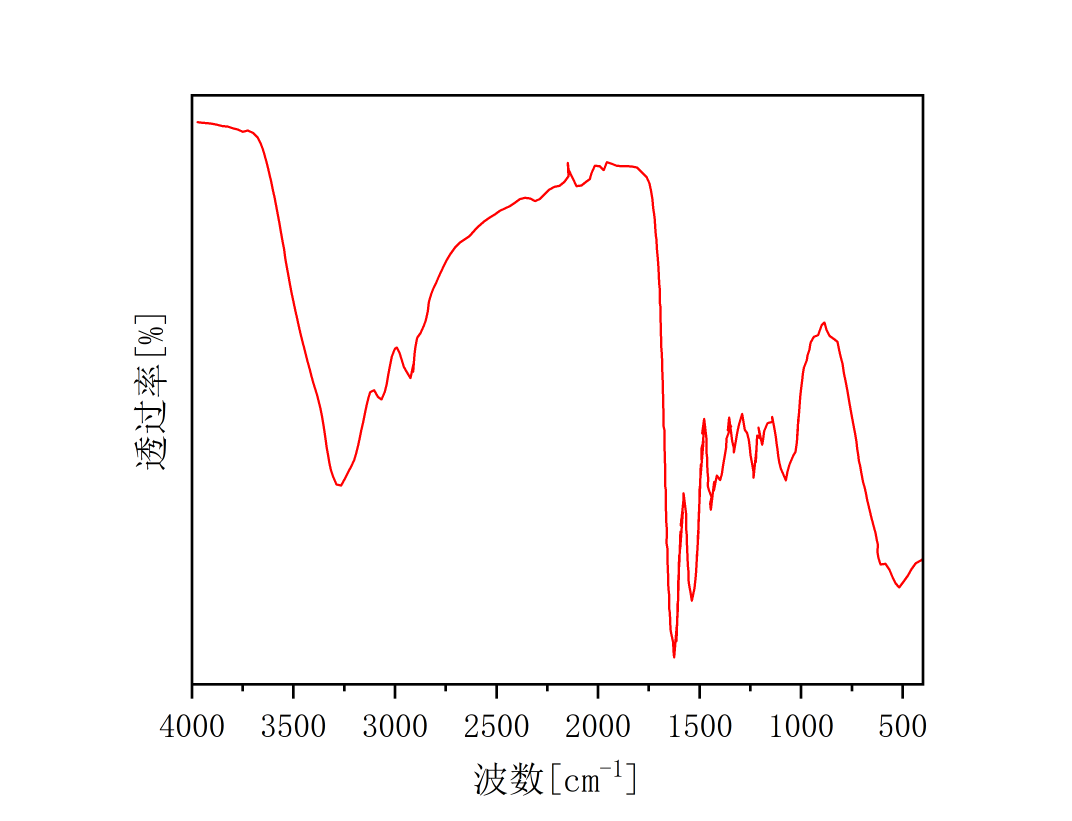
#> input picture test_spectrum.jpg, 3216 x 2462 px (shown at 1/3 size)
$ python -i utils.py   (imports and definitions only)
#> lines starting #> are read from the running program, lines starting #| are printed output that depends on the picture; after the words box and inside, x2 and y2 are one past the last pixel; in counts of white or black regions, pixels touching at a corner belong together
import cv2
import numpy as np
from scipy.interpolate import interp1d
# 1.核心清洗函数
# [84 lines left out: functions clean_and_parse_data, clean_pixel_data, not called in this run]
#3.光谱图片曲线提取
def extract_spectrum_master(image_path):
    """
    V7.0 融合版：专治带坐标轴的标准光谱图
    融合改进点：
      旧版：自动定位并切除坐标轴
      本版：Otsu自适应阈值 + 形态学开运算去噪
      旧版：每列至少3个黑点才认为是曲线
      本版：全像素中心线提取 + 边缘区域过滤
    返回：(pixel_x, pixel_y, message)
    """
#> called with image_path = 'test_spectrum.jpg'
    img = cv2.imread(image_path)
#> img is the input picture: shape (2462, 3216, 3); mean B, G, R 249.5, 249.5, 251.5
    if img is None:
        return None, None, "无法读取图片"
    gray = cv2.cvtColor(img, cv2.COLOR_BGR2GRAY)
    h, w = gray.shape
#> h = 2462; w = 3216
    _, binary = cv2.threshold(gray, 0, 255, cv2.THRESH_BINARY_INV + cv2.THRESH_OTSU)
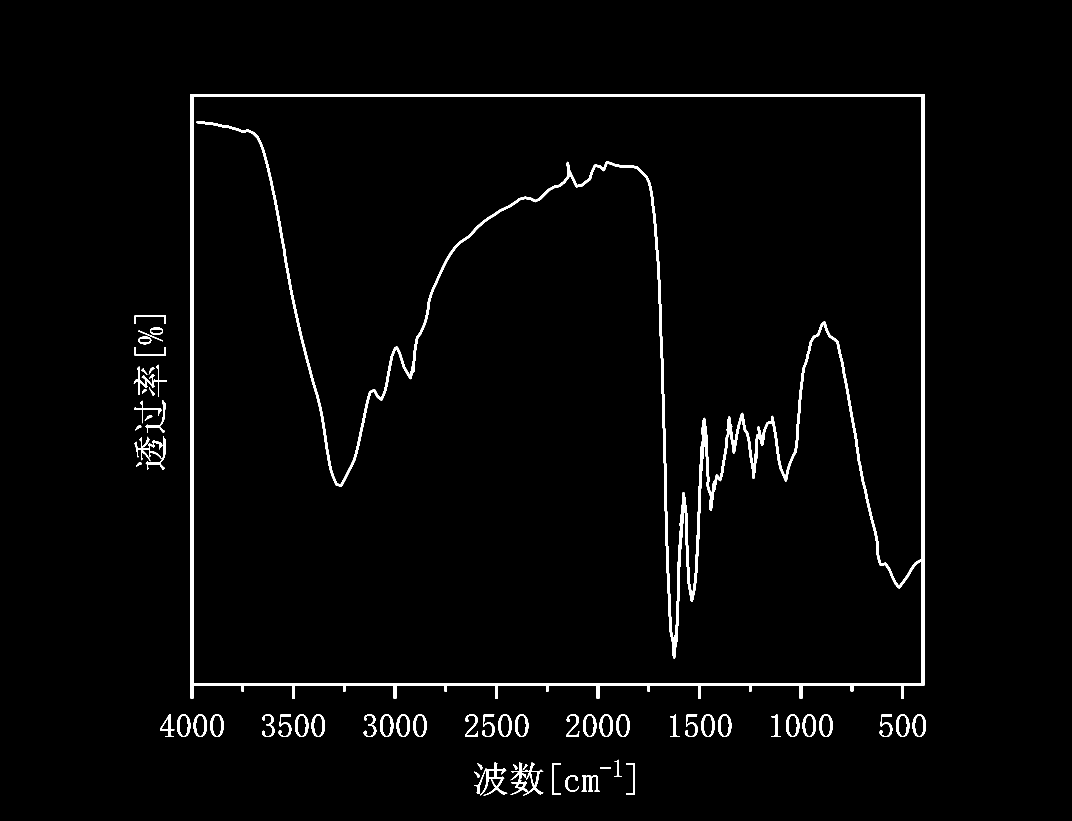
#> binary: shape (2462, 3216) (shown at 1/3 size); 2.2% white; 63 white regions, largest, box (x1, y1, x2, y2) and area: (572, 282, 2773, 2096) 127746, (1440, 2287, 1522, 2387) 1686, (403, 1310, 488, 1384) 1444
    #找Y轴
    col_sum = np.sum(binary, axis=0)
#> col_sum = 3216 values, max 465885 at index 2771, min 0 at index 0, mean 13512.1
    search_range_w = int(w * 0.2)
#> search_range_w = 643
    y_axis_x = np.argmax(col_sum[:search_range_w])
#> y_axis_x = 572
    #找X轴
    row_sum = np.sum(binary, axis=1)
#> row_sum = 2462 values, max 561255 at index 282, min 0 at index 0, mean 17650.3
    search_range_h = int(h * 0.8)
#> search_range_h = 1969
    x_axis_y = np.argmax(row_sum[search_range_h:]) + search_range_h
#> x_axis_y = 2049
    #安全校验
    if y_axis_x > w * 0.3:
        y_axis_x = int(w * 0.05)
    if x_axis_y < h * 0.5:
        x_axis_y = int(h * 0.95)
    #裁剪出纯净的绘图区
    padding = 5
    roi_x_start = y_axis_x + padding
#> roi_x_start = 577
    roi_y_end = x_axis_y - padding
#> roi_y_end = 2044
    if roi_x_start >= w or roi_y_end <= 0:
        return None, None, "❌ 坐标轴检测异常，请确保图片包含完整坐标轴"
    roi_gray = gray[0:roi_y_end, roi_x_start:w]
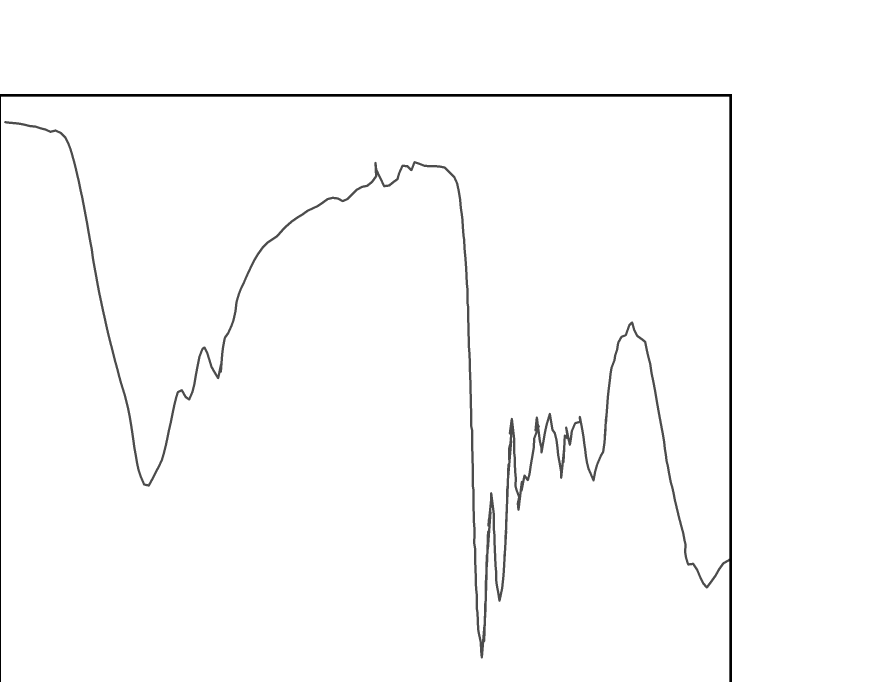
#> roi_gray: shape (2044, 2639) (shown at 1/3 size); min 0, max 255, mean 251.2
    r_h, r_w = roi_gray.shape
#> r_h = 2044; r_w = 2639
    _, roi_bin = cv2.threshold(roi_gray, 0, 255, cv2.THRESH_BINARY_INV + cv2.THRESH_OTSU)
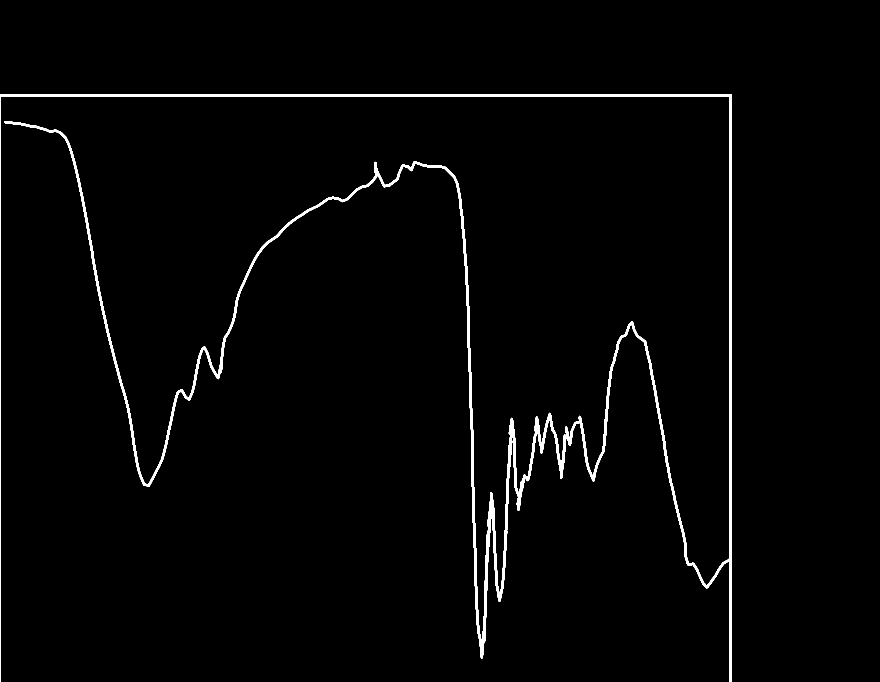
#> roi_bin: shape (2044, 2639) (shown at 1/3 size); 1.8% white; 1 white region, box (x1, y1, x2, y2) and area: (0, 282, 2196, 2044) 97800
    kernel = np.ones((3, 3), np.uint8)
    roi_bin = cv2.morphologyEx(roi_bin, cv2.MORPH_OPEN, kernel, iterations=1)
#> roi_bin: shape (2044, 2639); 1.8% white; 1 white region, box (x1, y1, x2, y2) and area: (0, 282, 2196, 2044) 97768
    pixel_x_list = []
    pixel_y_list = []
    for x in range(r_w):
        col_data = roi_bin[:, x]
        black_indices = np.where(col_data > 0)[0]

        #过滤噪点
        if len(black_indices) >= 3:
            y_pos = np.mean(black_indices)
            # 还原为原图坐标
            pixel_x_list.append(x + roi_x_start)
            pixel_y_list.append(y_pos)
#> this loop made 2639 passes
#> y_pos on passes 1 to 12: 1162.5, 1162.5, 1162.5, 285.5, 285.5, 285.5, 285.5, 285.5, 285.5, 285.5, 285.5, 285.5
#> after the loop, pixel_x_list = 2196 values from 577 to 2772; pixel_y_list = 2196 values, max 1782.8 at index 1448, min 285.5 at index 3, mean 790.8
    if not pixel_x_list:
        return None, None, "未检测到有效曲线，请确保图片中曲线清晰可见"
    pixel_x = np.array(pixel_x_list)
#> pixel_x = 2196 values from 577 to 2772
    pixel_y = np.array(pixel_y_list)
#> pixel_y has the same summary as pixel_y_list
    margin_x = int(w * 0.03)
#> margin_x = 96
    margin_y = int(h * 0.03)
#> margin_y = 73
    mask = (
        (pixel_x >= margin_x) & (pixel_x <= w - margin_x) &
        (pixel_y >= margin_y) & (pixel_y <= roi_y_end - margin_y)
    )
    pixel_x = pixel_x[mask]
    pixel_y = pixel_y[mask]
    if len(pixel_x) < 50:
        return None, None, "❌ 提取到的有效像素点太少，请确保图片中曲线区域清晰"
    return pixel_x, pixel_y, "✅ 像素提取成功"
# [48 lines left out: function pixels_to_real_data, not called in this run]

>>> result = extract_spectrum_master('test_spectrum.jpg')

$ run again, on temp_spectrum.jpg
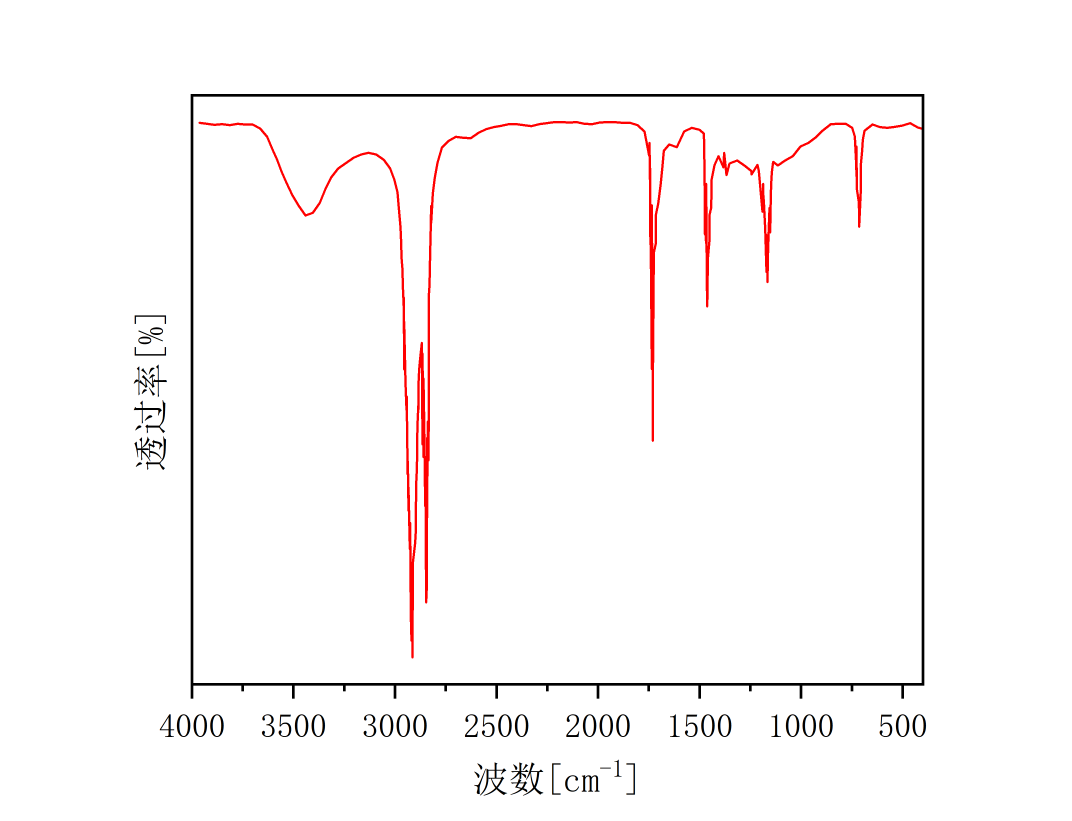
#> input picture temp_spectrum.jpg, 3216 x 2462 px (shown at 1/3 size)
#> in extract_spectrum_master, img is the input picture: shape (2462, 3216, 3); mean B, G, R 249, 249, 251.5
#> in extract_spectrum_master, `_, binary = cv2.threshold(gray, 0, 255, cv2.THRESH_BINARY_INV + cv2.TH..`:
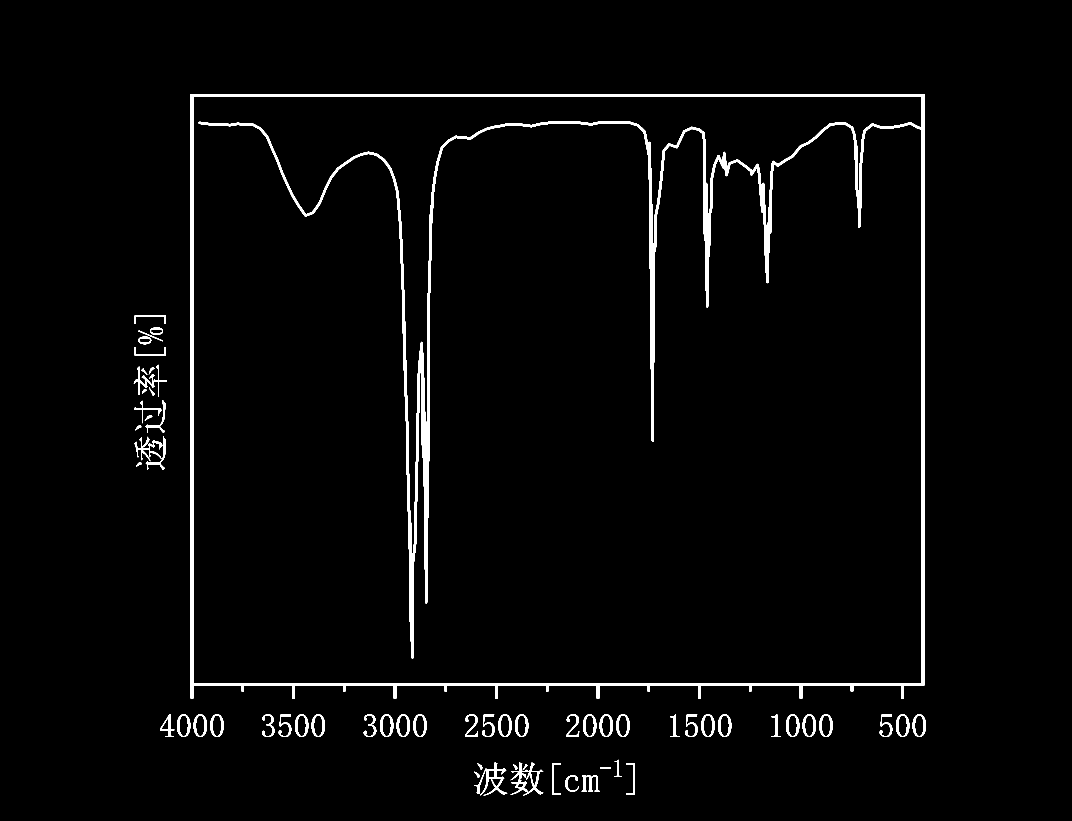
#> binary: shape (2462, 3216) (shown at 1/3 size); 2.4% white; 63 white regions, largest, box (x1, y1, x2, y2) and area: (572, 282, 2773, 2096) 143445, (1440, 2287, 1522, 2387) 1686, (403, 1310, 488, 1384) 1446
#> col_sum = 3216 values, max 465885 at index 2771, min 0 at index 0, mean 14757.8
#> y_axis_x = 572
#> row_sum = 2462 values, max 561255 at index 282, min 0 at index 0, mean 19277.5
#> x_axis_y = 2049
#> roi_x_start = 577
#> roi_y_end = 2044
#> in extract_spectrum_master, `_, roi_bin = cv2.threshold(roi_gray, 0, 255, cv2.THRESH_BINARY_INV + c..`:
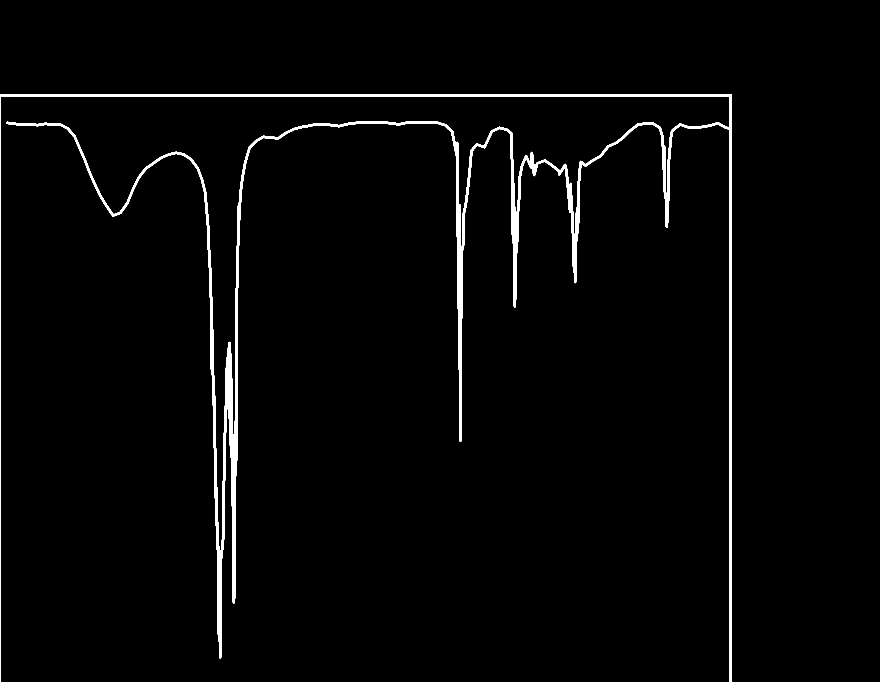
#> roi_bin: shape (2044, 2639) (shown at 1/3 size); 2.1% white; 1 white region, box (x1, y1, x2, y2) and area: (0, 282, 2196, 2044) 113499
#> the loop in extract_spectrum_master, `for x in range(r_w):` made 2639 passes
#> y_pos on passes 1 to 8: 1162.5, 1162.5, 1162.5, 285.5, 285.5, 285.5, 285.5, 285.5
#> after the loop in extract_spectrum_master, `for x in range(r_w):`: pixel_x_list = 2196 values from 577 to 2772; pixel_y_list = 2196 values, max 1788.1 at index 658, min 285.5 at index 3, mean 422.5
#> pixel_x = 2196 values from 577 to 2772
#> pixel_y has the same summary as pixel_y_list

$ run again, on sample-2.png
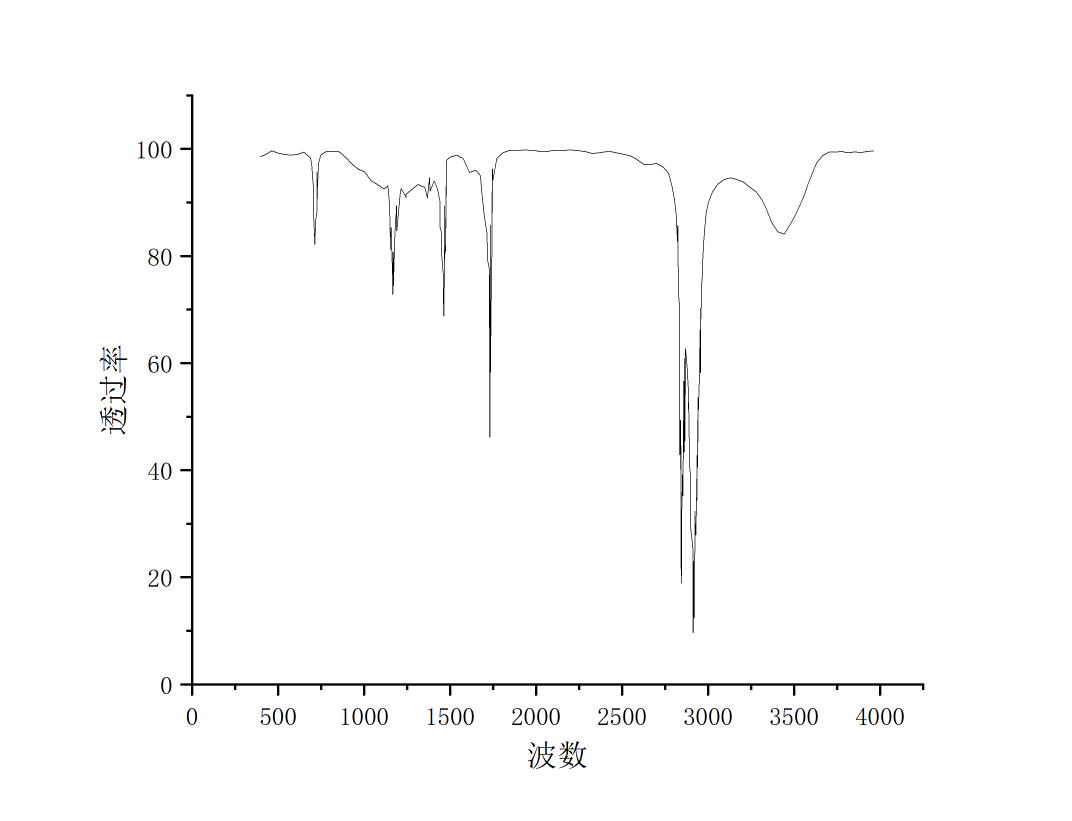
#> input picture sample-2.png, 3216 x 2462 px (shown at 1/3 size)
#> in extract_spectrum_master, img is the input picture: shape (2462, 3216, 3); mean B, G, R 252.3, 252.2, 252.3
#> in extract_spectrum_master, `_, binary = cv2.threshold(gray, 0, 255, cv2.THRESH_BINARY_INV + cv2.TH..`:
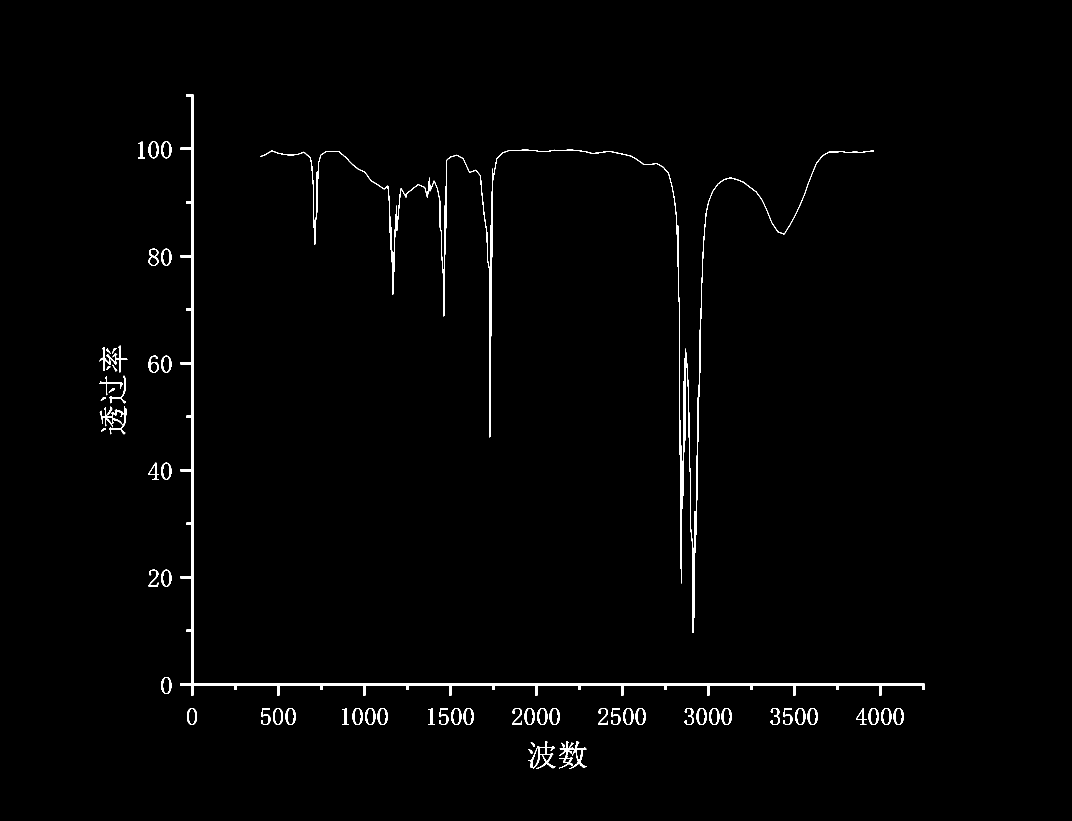
#> binary: shape (2462, 3216) (shown at 1/3 size); 1.1% white; 67 white regions, largest, box (x1, y1, x2, y2) and area: (541, 283, 2773, 2087) 32410, (781, 449, 2622, 1899) 24671, (1599, 2223, 1667, 2307) 1138
#> col_sum = 3216 values, max 461550 at index 573, min 0 at index 0, mean 6760
#> y_axis_x = 573
#> row_sum = 2462 values, max 571965 at index 2050, min 0 at index 0, mean 8830.3
#> x_axis_y = 2050
#> roi_x_start = 578
#> roi_y_end = 2045
#> roi_gray: shape (2045, 2638); 99.5% white; 2 black regions, box (x1, y1, x2, y2) and area: (203, 449, 2044, 1899) 24671, (0, 283, 2, 2045) 3524
#> in extract_spectrum_master, `roi_bin = cv2.morphologyEx(roi_bin, cv2.MORPH_OPEN, kernel, iterations..`:
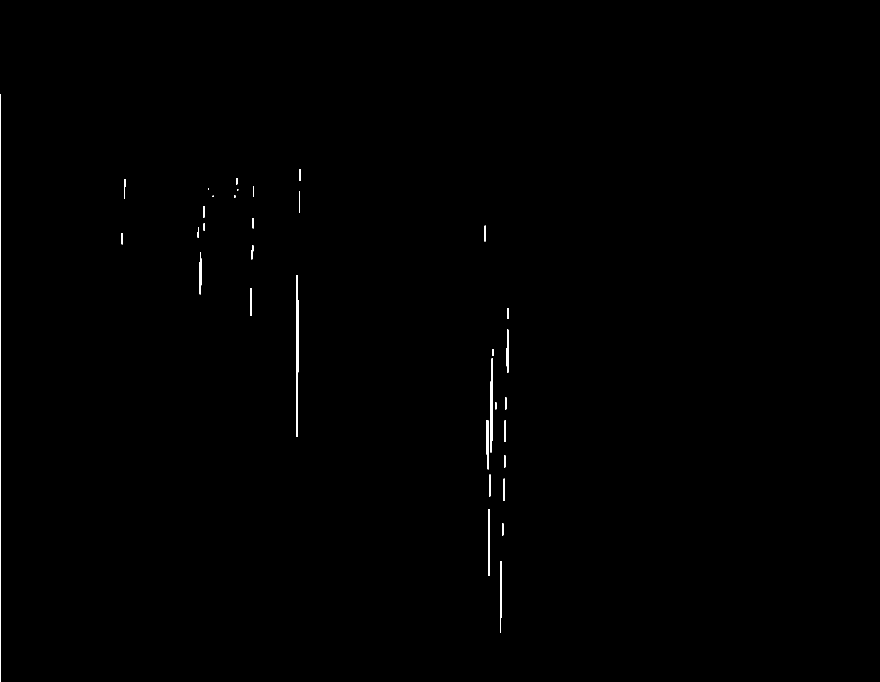
#> roi_bin: shape (2045, 2638) (shown at 1/3 size); 0.26% white; 34 white regions (3 under 20 px), largest, box (x1, y1, x2, y2) and area: (0, 283, 2, 2045) 3524, (889, 825, 896, 1311) 2232, (1471, 1075, 1479, 1357) 1618
#> the loop in extract_spectrum_master, `for x in range(r_w):` made 2638 passes
#> y_pos on passes 1, 2, 365, 366, 367, 368, 373, 374: 1163.5, 1163.5, 704, 716, 716, 716, 566.5, 566.5
#> after the loop in extract_spectrum_master, `for x in range(r_w):`: pixel_x_list = 123 values from 578 to 2103; pixel_y_list = 123 values, max 1818.5 at index 102, min 524 at index 66, mean 972.3
#> pixel_x = 123 values from 578 to 2103
#> pixel_y has the same summary as pixel_y_list
